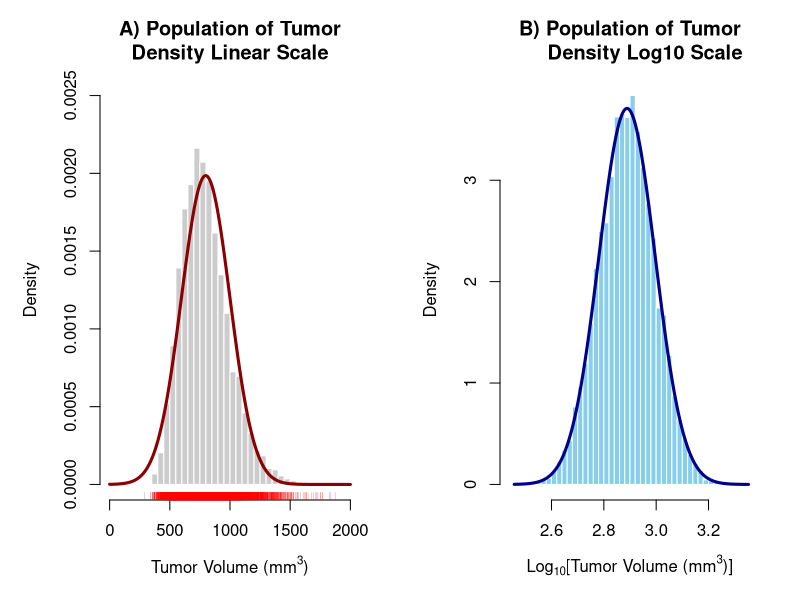

This chart was generated by the following R code:
#-------------------------------------------------------------------------------
# TITLE: Fig3_final.R
# AUTHOR: Michael J. Marino, PhD
# DATE: 2026-04-20
# MANUSCRIPT: "A Robust Workflow for Exploratory Data Analysis and Outlier 
#   Management in Small-Sample Pharmacological Datasets" (Submitted)
#
# REPOSITORY: https://github.com/mjmarino-phd/pharmacology-small-sample-EDA
# 
# LICENSE: MIT License (c) 2026 Michael J. Marino
#   Permission is granted to use, modify, and distribute this code for any 
#   purpose, provided that the manuscript above is cited in any resulting 
#   publications or derivative works.
#
# DESCRIPTION: This script generates figure 3 from the manuscript and is 
#   annotated to provide a beginner friendly introduction to the R programming language.
#-------------------------------------------------------------------------------


# Clear environment: Prevents variables from previous projects 
# from interfering with your current analysis.
rm(list = ls())

# Set a random seed for reproducibility. 
# The number (42) is arbitrary, but using a seed ensures that the 
# 'random' sampling draws the exact same values every time the script is run.
# This is essential for scientific transparency and creating consistent figures.
set.seed(42)


# Tip for Publication: Journals usually require high-resolution TIFFs.
# The code below is a "file device." When active, R redirects the plot 
# from the screen directly to a high-quality file in your working directory.
# Remove the "#" in the line below and change the Figure file name as needed
# You will also need to remove the '#' from the last line of code in this file

# tiff("Figure3_Final.tif", width = 8, height = 4.5, units = "in", res = 300, compression = "lzw")


#--------------------Figure 3: Simulation log-normal population 
                          #and effect of log transformation----------------


# Modeling Log-Normal Tumor Data

# Defining our Population Statistics
# We defined the  mean and SD in 
# arithmetic units (e.g., 800 mm3).
m <- 800 # Target Arithmetic Mean
s <- 200 # Target Arithmetic Standard Deviation

# Converting to Log-Scale Parameters
# The rlnorm() function does not take '800' and '200' directly.
# It requires the mean (location) and SD (shape) of the data 
# AFTER it has been log-transformed. 
location <- log(m^2 / sqrt(s^2 + m^2))
shape <- sqrt(log(1 + (s^2 / m^2)))

# Generating the Population
# We create 10,000 virtual tumors. Note that the log-normal 
# distribution is naturally bounded at zero,consistent with biological 
# volumes that cannot be negative.
pop_tumors <- rlnorm(n = 10000, meanlog = location, sdlog = shape)


# Setup Visual Layout
# mfrow = c(1, 2) creates a side-by-side comparison (1 row, 2 columns).
# We use generous margins (5, 5...) to ensure the superscript 
# units (mm3) aren't cut off by the edge of the window.
par(mfrow = c(1, 2), mar = c(5, 5, 4, 2))




#--------------------Figure 3A--------------------------------------------------


# The Linear Scale (Testing for Normality)

# Draw the Histogram
# We use 'prob = TRUE' so the Y-axis represents Density rather than raw counts.
# This is required to overlay the mathematical Normal curve on top.
hist(pop_tumors, breaks = 50, prob = TRUE, col = "grey80", border = "white",
     main = "A) Population of Tumor\nDensity Linear Scale",
     xlab = expression("Tumor Volume (mm"^3*")"), ylab = "Density", 
     xlim = c(0, 2000), ylim = c(0, 0.0025))

# Fit a Theoretical Normal Curve
# We generate a sequence of 500 points along the X-axis to draw a smooth line.
x_seq <- seq(0, 2000, length = 500)

# We calculate the 'dnorm' (Density of Normal) using the data's own mean and SD.
# This asks: "If this data were Normal, what would the curve look like?"
y_normal <- dnorm(x_seq, mean = mean(pop_tumors), sd = sd(pop_tumors))

# Draw the Fit Line
lines(x_seq, y_normal, col = "darkred", lwd = 3)

#  Add the 'Rug' Plot
# A rug plot places a tiny vertical line for every single data point at the bottom.
# This helps the viewer see exactly where the individual tumors are clustering,
# highlighting the density in the 'tail' that the red curve ignores.
rug(pop_tumors, lwd = 0.2, col = "red")



#--------------------Figure 3B--------------------------------------------------
# Same log-normal distribution based on tumor volume example plotted on a log scale

#Transform the Data
# We apply a base-10 logarithm to our population.
# This 'pulls in' the long right tail and spreads out the crowded 
# points at the low end, making the distribution symmetrical.
log_pop <- log10(pop_tumors)

# Draw the Histogram on the New Scale
# Notice the X-axis now represents powers of 10 (e.g., 2 = 100, 3 = 1000)
hist(log_pop, breaks = 50, prob = TRUE, col = "skyblue", border = "white",
     main = "B) Population of Tumor
     Density Log10 Scale",
     xlab = expression(Log[10]*"[Tumor Volume (mm"^3*")]"), ylab = "Density")

# Fit a New Normal Curve
# We generate a sequence based on our log-transformed values.
x_seq_log <- seq(min(log_pop), max(log_pop), length = 500)

# We calculate the Normal density based on the mean and SD of the LOGS.
y_log_normal <- dnorm(x_seq_log, mean = mean(log_pop), sd = sd(log_pop))
# Draw the Fit Line
# Observe how the dark blue line now fits the data perfectly. 
# This confirms that our tumor data is 'Log-Normal.'
lines(x_seq_log, y_log_normal, col = "darkblue", lwd = 3)

# Final step for high-quality export
# If you opened the tiff() device at the start of the script, 
# you MUST run dev.off() by removing the '#' below to finish writing the file and close it.
# dev.off()
